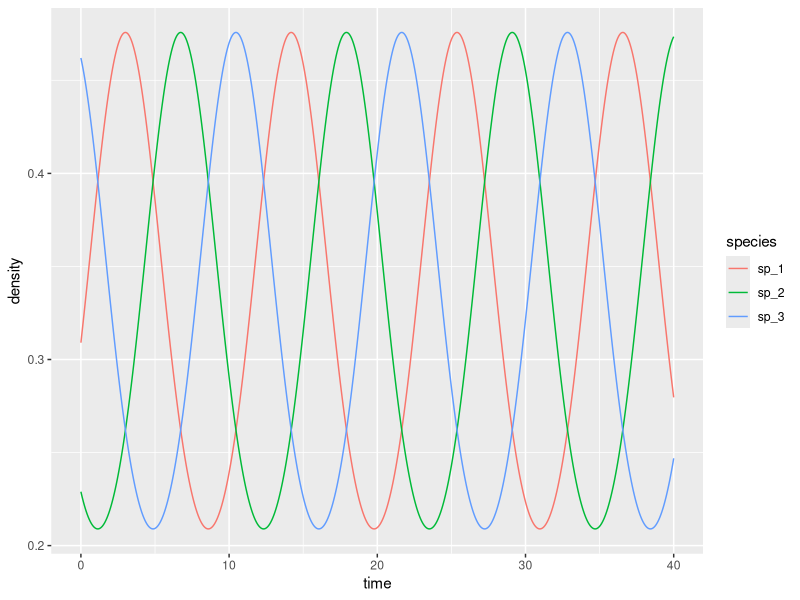
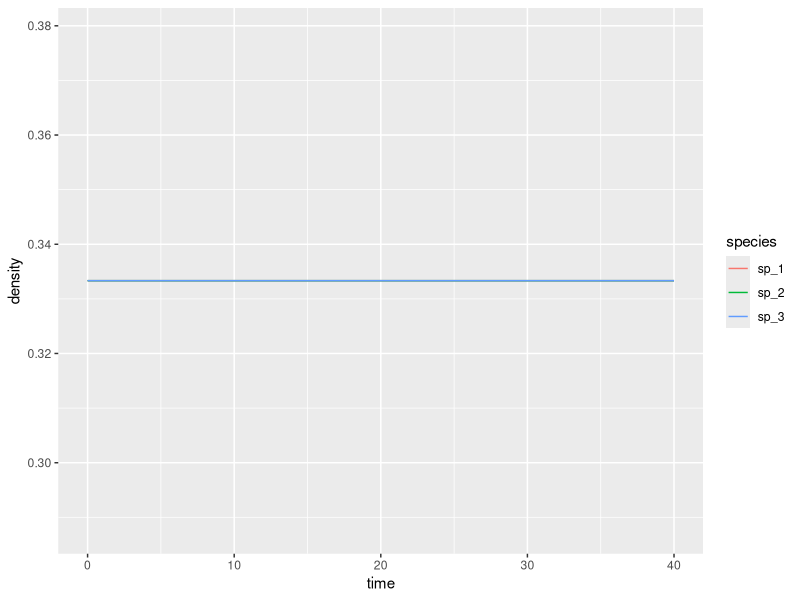
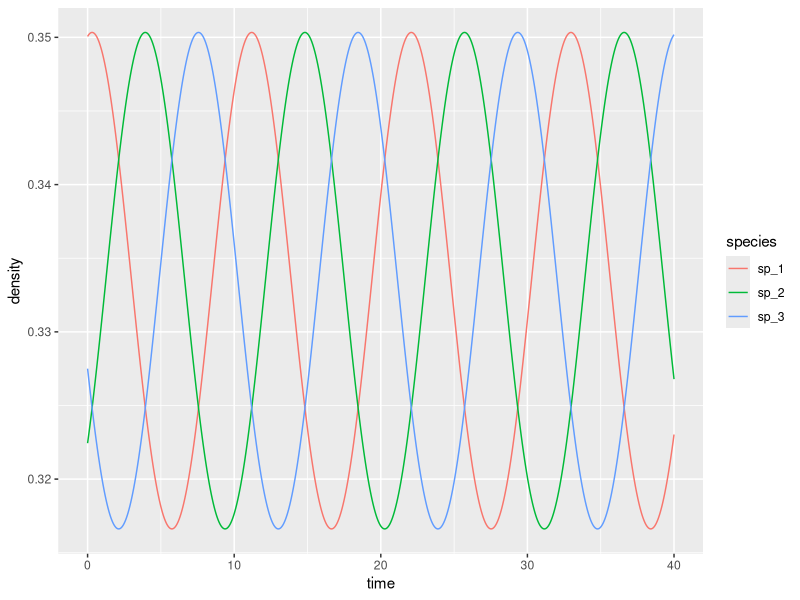
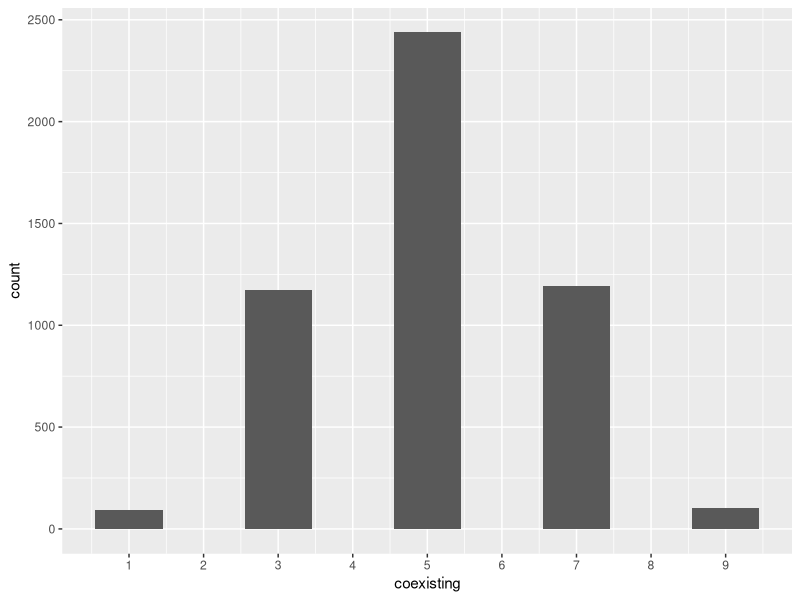
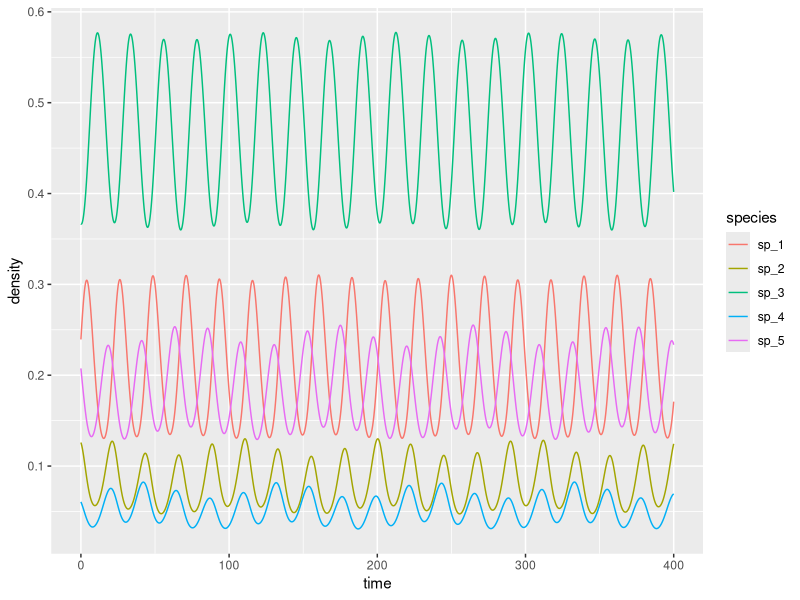
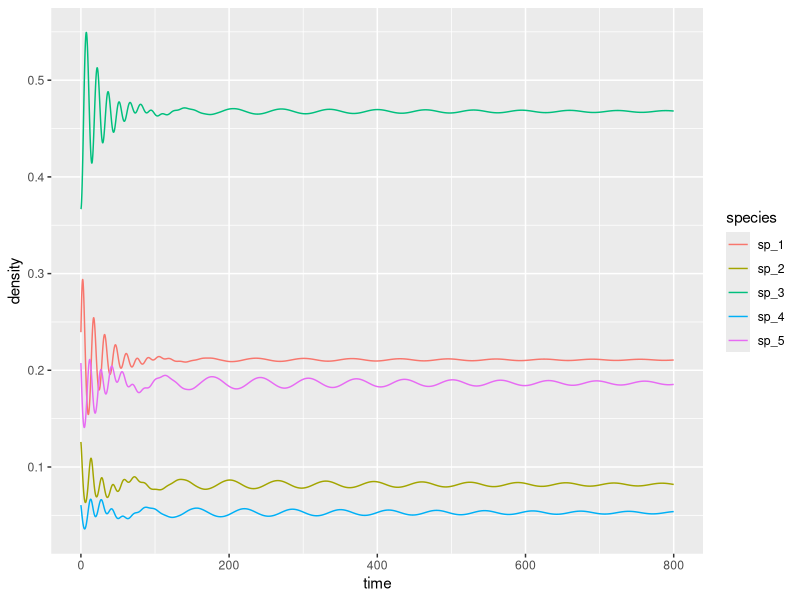
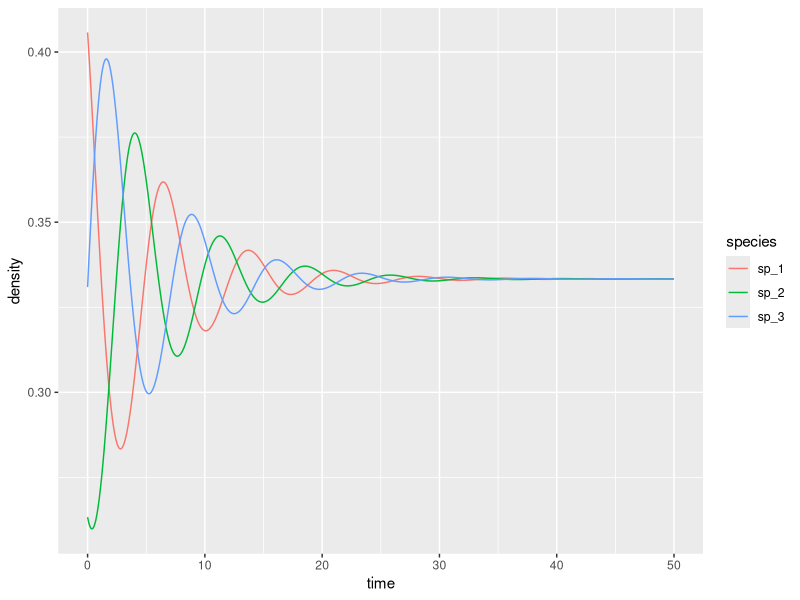

The R script that drew these images, in order:
## ---- chunk 1
knitr::opts_chunk$set(
  eval      = TRUE,
  comment   = "#",
  results   = "hold",
  message = FALSE,
  warning = FALSE,
  # collapse  = TRUE,
  fig.align = "center")
#library(png) 
library(jpeg)
#library(knitr)
## ---- chunk 2
library(deSolve) # integrate ODEs
library(tidyverse) # plotting and wrangling
# define the differential equation
RE <-function(t, x, parameters){
  with(as.list(c(x, parameters)), {
    x[x < 10^-8] <- 0 # prevent numerical problems
    x <- x / sum(x) # keep on simplex
    dxdt <- x * (A %*% x - sum(x * A %*% x))
    list(dxdt)
  })
}
# function to plot output
plot_ODE_output <- function(out){
  out <- as.data.frame(out)
  colnames(out) <- c("time", paste("sp", 1:(ncol(out) -1), sep = "_"))
  out <- as_tibble(out) %>% gather(species, density, -time)
  pl <- ggplot(data = out) + 
    aes(x = time, y = density, colour = species) + 
    geom_line()
  show(pl)
  return(out)
}
# general function to integrate GLV
integrate_RE <- function(A, x0, maxtime = 40, steptime = 0.05){
  times <- seq(0, maxtime, by = steptime)
  parameters <- list(A = A)
  # solve numerically
  out <- ode(y = x0, times = times, 
           func = RE, parms = parameters, 
           method = "ode45")
  # plot and make into tidy form
  out <- plot_ODE_output(out)
  return(out)
}
# payoff matrix
A <- matrix(c(0, -1, 1,
              1, 0, -1,
              -1, 1, 0), 3, 3, byrow = TRUE)
# initial conditions
x0 <- runif(3)
x0 <- x0 / sum(x0)
rps <- integrate_RE(A, x0)
## ---- chunk 3
x0 <- rep(1 / 3, 3)
rps <- integrate_RE(A, x0)
## ---- chunk 4
x0 <- rep(1/3, 3) + 0.05 * runif(3)
x0 <- x0 / sum(x0)
rps <- integrate_RE(A, x0)
## ---- chunk 5
library(lpSolve)
# Build a random matrix H such that H_ij + H_ji = 1
random_H <- function(n){
  # build random hypertournament H
  H <- matrix(runif(n * n), n, n)
  return(H / (H + t(H)))
}
# Find the optimal strategy for the two-person game encoded in H
# using linear programming.
# This is also the coexistence equilibrium of the dynamical system.
find_optimal_strategy <- function(H){
  n <- dim(H)[1]
  f.obj <- rep(1, n)
  f.con <- H
  f.rhs <- rep(1, n)
  f.dir <- rep("<=", n)
  z <- lp ("max", f.obj, f.con, f.dir, f.rhs)
  return(z$solution / sum(z$solution))
}
## ---- chunk 6
n <- 10
num_simulations <- 5000
results <- tibble(simulation = 1:num_simulations, coexisting = NA)
for (i in 1:num_simulations){
  H <- random_H(n)
  coexisting <- find_optimal_strategy(H)
  results[i,"coexisting"] <- sum(coexisting > 0)
}
# and plot
ggplot(data = results) + aes(x = coexisting) + geom_bar() + scale_x_continuous(breaks = 0:10)
## ---- chunk 7
n <- 5
# search for random H yielding all species coexisting
i <- 0
while(TRUE){
  i <- i + 1
  set.seed(i)
  H <- random_H(n)
  x_star <- find_optimal_strategy(H)
  if (all(x_star) > 0) break
}
# payoff matrix
A <- H - t(H)
# initial conditions close to equilibrium
x0 <- x_star + runif(n) * 0.2
x0 <- x0 / sum(x0)
fivespp <- integrate_RE(A, x0, maxtime = 400, steptime = 0.1)
## ---- chunk 8
# Now payoff is a tensor
RE_3 <- function(t, x, parameters){
  with(as.list(c(x, parameters)), {
    x[x < 10^-8] <- 0 # prevent numerical problems
    x <- x / sum(x) # keep on simplex
    n <- length(x)
    dxidt <- rep(0, n)
    for (i in 1:n){
      dxidt[i] <- x[i] * x %*% P3[i,,] %*% x
    }
    list(dxidt)
  })
}
# general function to integrate RE_3
integrate_RE_3 <- function(H, x0, maxtime = 40, steptime = 0.05){
  times <- seq(0, maxtime, by = steptime)
  n <- nrow(H)
  P3 <- array(0, c(n, n, n))
  for (i in 1:n){
    for (j in 1:n){
      for (k in 1:n){
        P3[i,j,k] <- 2 * H[i,j] * H[i,k] -  H[j,i] * H[j,k] - H[k,i] * H[k,j]
      }
    }
  }
  parameters <- list(P3 = P3)
  # solve numerically
  out <- ode(y = x0, times = times, 
           func = RE_3, parms = parameters, 
           method = "ode45")
  # plot and make into tidy form
  out <- plot_ODE_output(out)
  return(out)
}
# integrate the system above
fivespp <- integrate_RE_3(H, x0, maxtime = 800, steptime = 0.1)
## ---- chunk 9
H <- matrix(c(1/2, 1, 0,
              0, 1/2, 1,
              1, 0, 1/2), 3, 3, byrow = TRUE)
x0 <- runif(3)
x0 <- x0 / sum(x0)
rps <- integrate_RE_3(H, x0, maxtime = 50, steptime = 0.1)
